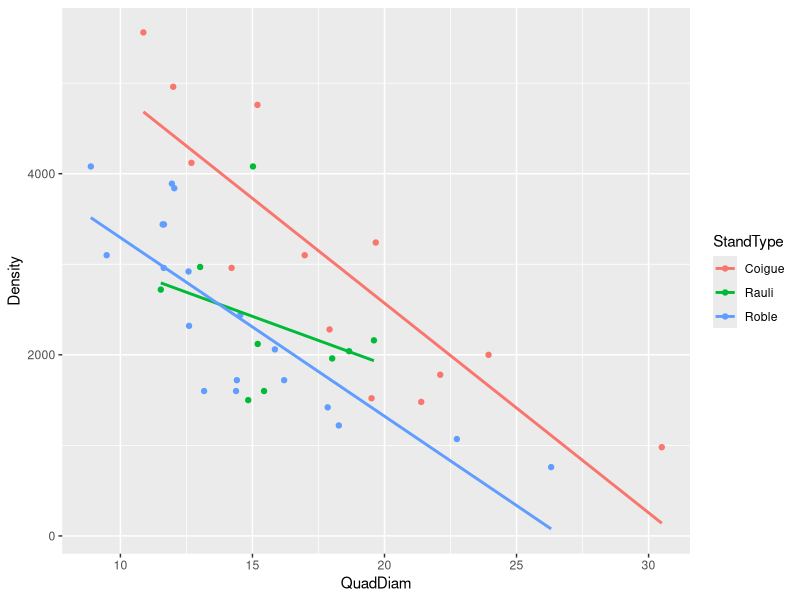
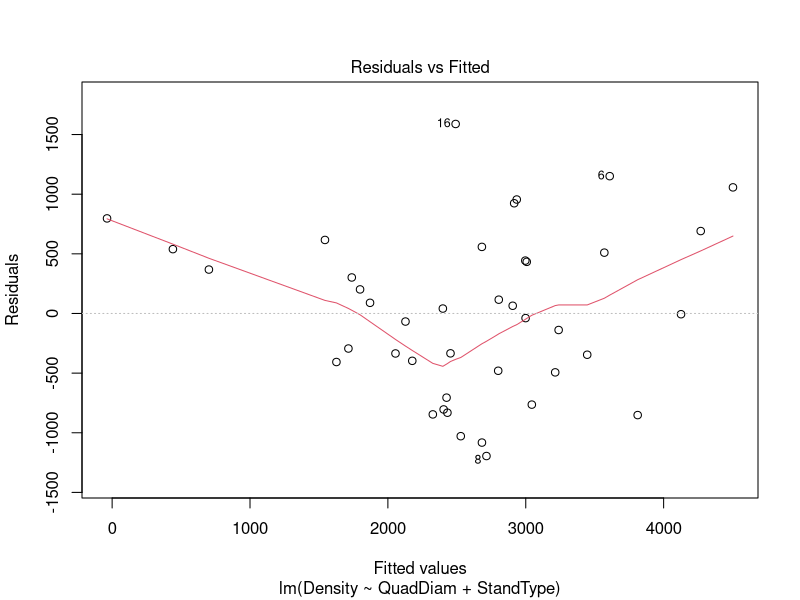
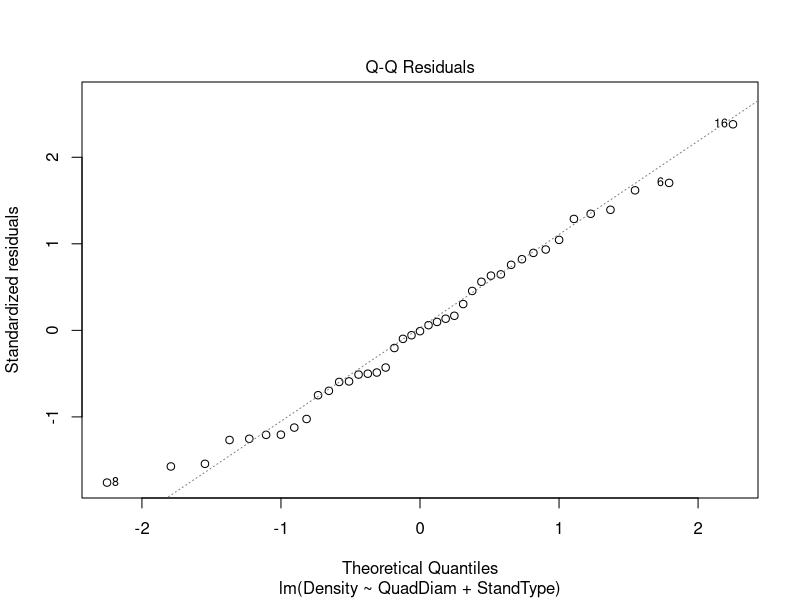

These figures' R source, in order:
library(tidyverse)
library(ggplot2)
library(emmeans)
library(reshape2)

# load data from a folder within a R project
forest <- read.csv('data/Prac3_forest.csv')
str(forest)
View(forest)


# Visualize
ggplot(forest, aes(QuadDiam, Density, colour=StandType)) +
  geom_point() +
  geom_smooth(method = "lm", se=FALSE)

  

# Model data
lm_forest <- lm(Density~QuadDiam*StandType, data=forest) #separate slope for each StandType
anova(lm_forest)
summary(lm_forest)

lm_forest1 <- lm(Density~QuadDiam+StandType, data=forest) #slope is foreced same for all StandTypes in this model
anova(lm_forest1)
summary(lm_forest1)
#Do pairwise comparison for each Var,Loc and Year as specified in lm_5 above
emmeans(lm_forest1, pairwise~StandType)

#Assess model assumptions
plot(lm_forest1, which=1:2)
